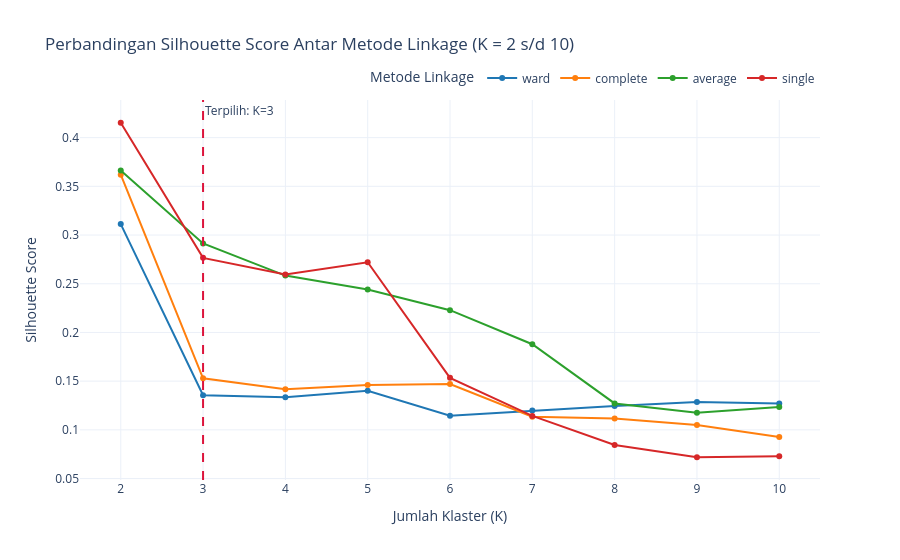

Write notebook code for a chart like this one.
### Code cell
fig_linkage = src.visualization.plot_linkage_comparison_interactive(scores_df, chosen_method='ward', chosen_k=3)
fig_linkage.show()

### Figure 1 — Plotly figure (JSON) as saved in the notebook; plotly's stock layout.template omitted (floating-point values rounded to 4 significant figures)
{"data": [{"hovertemplate": "Metode Linkage=ward<br>Jumlah Klaster (K)=%{x}<br>Silhouette Score=%{y}<extra></extra>", "legendgroup": "ward", "line": {"color": "#1f77b4", "dash": "solid"}, "marker": {"symbol": "circle"}, "mode": "lines+markers", "name": "ward", "orientation": "v", "showlegend": true, "type": "scatter", "x": [2, 3, 4, 5, 6, 7, 8, 9, 10], "xaxis": "x", "y": [0.3113, 0.1356, 0.1336, 0.1401, 0.1146, 0.1199, 0.1245, 0.1285, 0.1272], "yaxis": "y"}, {"hovertemplate": "Metode Linkage=complete<br>Jumlah Klaster (K)=%{x}<br>Silhouette Score=%{y}<extra></extra>", "legendgroup": "complete", "line": {"color": "#ff7f0e", "dash": "solid"}, "marker": {"symbol": "circle"}, "mode": "lines+markers", "name": "complete", "orientation": "v", "showlegend": true, "type": "scatter", "x": [2, 3, 4, 5, 6, 7, 8, 9, 10], "xaxis": "x", "y": [0.362, 0.1529, 0.1418, 0.146, 0.147, 0.1135, 0.1115, 0.1051, 0.09273], "yaxis": "y"}, {"hovertemplate": "Metode Linkage=average<br>Jumlah Klaster (K)=%{x}<br>Silhouette Score=%{y}<extra></extra>", "legendgroup": "average", "line": {"color": "#2ca02c", "dash": "solid"}, "marker": {"symbol": "circle"}, "mode": "lines+markers", "name": "average", "orientation": "v", "showlegend": true, "type": "scatter", "x": [2, 3, 4, 5, 6, 7, 8, 9, 10], "xaxis": "x", "y": [0.3664, 0.2914, 0.2584, 0.244, 0.2228, 0.1879, 0.1271, 0.1175, 0.1234], "yaxis": "y"}, {"hovertemplate": "Metode Linkage=single<br>Jumlah Klaster (K)=%{x}<br>Silhouette Score=%{y}<extra></extra>", "legendgroup": "single", "line": {"color": "#d62728", "dash": "solid"}, "marker": {"symbol": "circle"}, "mode": "lines+markers", "name": "single", "orientation": "v", "showlegend": true, "type": "scatter", "x": [2, 3, 4, 5, 6, 7, 8, 9, 10], "xaxis": "x", "y": [0.4153, 0.2766, 0.2594, 0.2721, 0.1534, 0.1143, 0.08444, 0.07187, 0.0728], "yaxis": "y"}], "layout": {"annotations": [{"showarrow": false, "text": "Terpilih: K=3", "x": 3, "xanchor": "left", "xref": "x", "y": 1, "yanchor": "top", "yref": "y domain"}], "hovermode": "x unified", "legend": {"orientation": "h", "title": {"text": "Metode Linkage"}, "tracegroupgap": 0, "x": 1, "xanchor": "right", "y": 1.02, "yanchor": "bottom"}, "shapes": [{"line": {"color": "crimson", "dash": "dash", "width": 2}, "type": "line", "x0": 3, "x1": 3, "xref": "x", "y0": 0, "y1": 1, "yref": "y domain"}], "title": {"text": "Perbandingan Silhouette Score Antar Metode Linkage (K = 2 s/d 10)"}, "xaxis": {"anchor": "y", "domain": [0.0, 1.0], "title": {"text": "Jumlah Klaster (K)"}}, "yaxis": {"anchor": "x", "domain": [0.0, 1.0], "title": {"text": "Silhouette Score"}}}}
